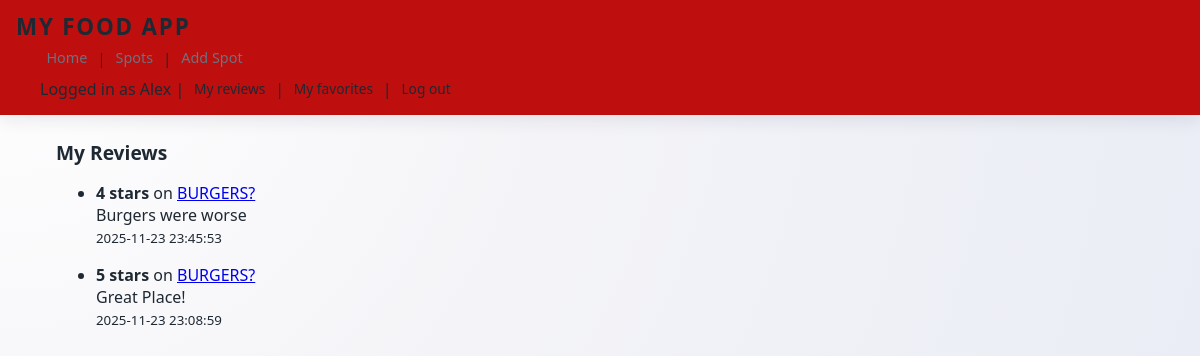
Before: /my-reviews (signed in) with the older database file.
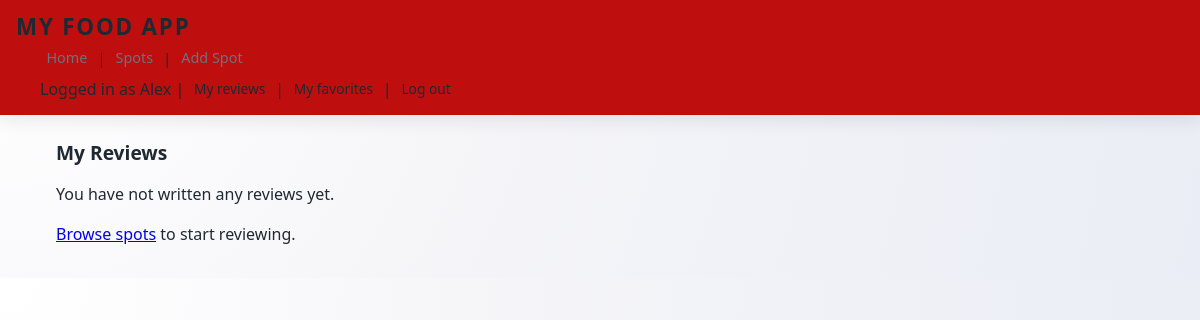
After: the same page with the newer database file.
### tables this page shows
CREATE TABLE reviews (
    id INTEGER PRIMARY KEY AUTOINCREMENT,
    spot_id INTEGER NOT NULL,
    rating INTEGER NOT NULL,
    text TEXT,
    user_id INTEGER,
    created_at TIMESTAMP DEFAULT CURRENT_TIMESTAMP
);

CREATE TABLE spots (
    id INTEGER PRIMARY KEY AUTOINCREMENT,
    name TEXT NOT NULL,
    category TEXT,
    latitude REAL,
    longitude REAL
, late_night INTEGER DEFAULT 0, fine_dining INTEGER DEFAULT 0, health_conscious INTEGER DEFAULT 0, affordable INTEGER DEFAULT 0, sweet_treat INTEGER DEFAULT 0, close INTEGER DEFAULT 0);

### app.py (the view)
@app.route("/my-reviews")
def my_reviews():
    if not session.get("user_id"):
        return redirect(url_for("login"))
    db = get_db()
    reviews = db.execute(
        """
        SELECT
            reviews.id,
            reviews.rating,
            reviews.text,
            reviews.created_at,
            spots.id AS spot_id,
            spots.name AS spot_name
        FROM reviews
        JOIN spots ON reviews.spot_id = spots.id
        WHERE reviews.user_id = ?
        ORDER BY reviews.created_at DESC
        """,
        (session["user_id"],)
    ).fetchall()
    db.close()
    return render_template("my_reviews.html", reviews=reviews)

### app.py (called while the page is built)
def get_db():
    connection = sqlite3.connect("spots.db")
    connection.row_factory = sqlite3.Row  # lets us use column names later
    return connection

### templates/my_reviews.html
{% extends "layout.html" %}
{% block content %}
<h2>My Reviews</h2>
{% if reviews %}
  <ul>
    {% for review in reviews %}
      <li style="margin-bottom: 1rem;">
        <strong>{{ review["rating"] }} stars</strong>
        on
        <a href="/spot/{{ review['spot_id'] }}">{{ review["spot_name"] }}</a><br>
        {{ review["text"] }}<br>
        <small>{{ review["created_at"] }}</small>
      </li>
    {% endfor %}
  </ul>
{% else %}
  <p>You have not written any reviews yet.</p>
  <p><a href="/spots">Browse spots</a> to start reviewing.</p>
{% endif %}
{% endblock %}

Changed rows visible on the page:
removed reviews: rating "4", spot_name "BURGERS?", text "Burgers were worse", created_at "2025-11-23 23:45:53"
removed reviews: rating "5", spot_name "BURGERS?", text "Great Place!", created_at "2025-11-23 23:08:59"
Other visible differences:
text now shown: "You have not written any reviews yet. Browse spots to start reviewing."
